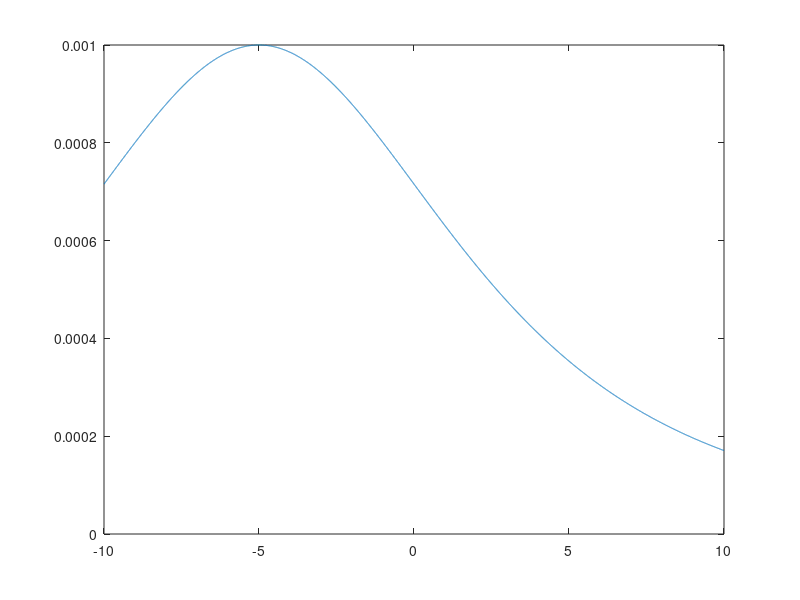
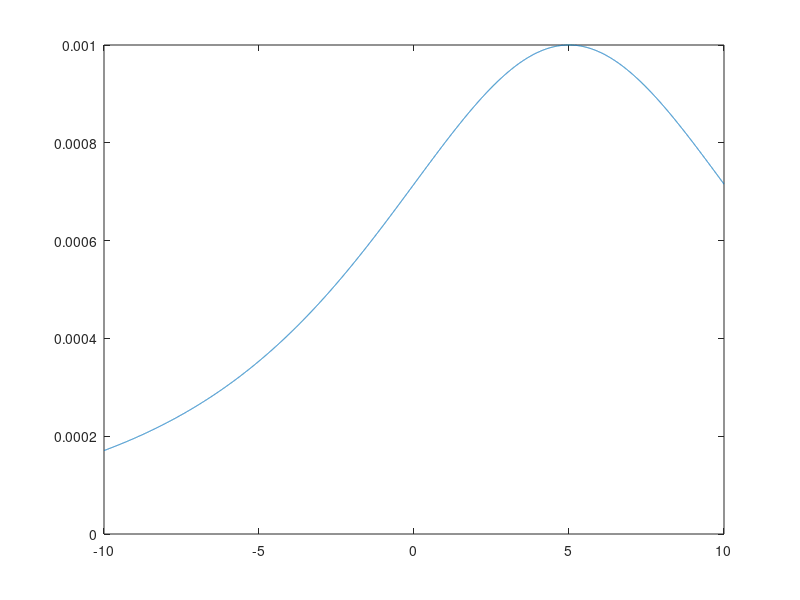
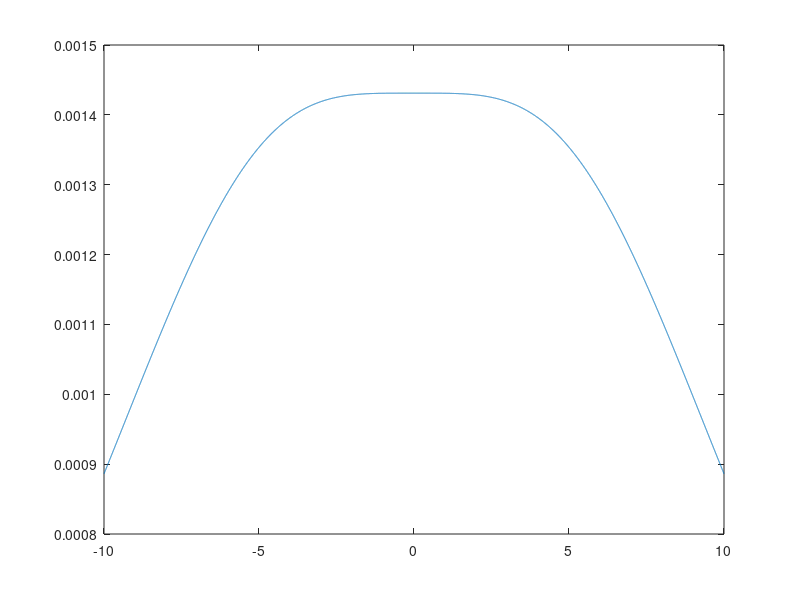

The MATLAB source for these figures, in order:
a = 10;
x = linspace(-a , a , 10000);

B1 = 1./((a^2 + (a/2+x).^2).^(1.5));
B2 =  1./((a^2 + (a/2-x).^2).^(1.5));

close all;
figure 
plot(x , B1);

figure 
plot(x , B2);

figure
plot(x , B2 + B1);